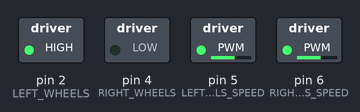
The sketch below on a simulated Arduino Uno, built with avr-gcc and run on an emulated ATmega328P. Shown: switched loads named in the sketch (green lamp = pin HIGH).

Above: at 0.1 s.
At 2.1 s:
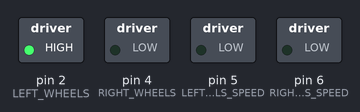
At 2.6 s:
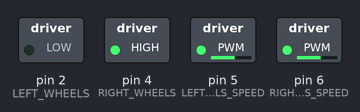
At 5.1 s:
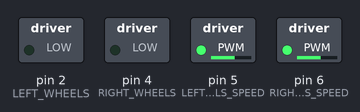
At 6.6 s:
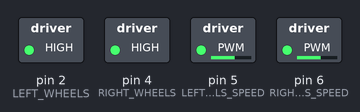
At 7.6 s:
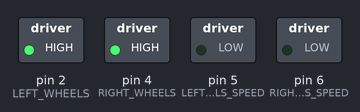
Timing chart, 0 to 9.1 s (numbered marks = the images above):
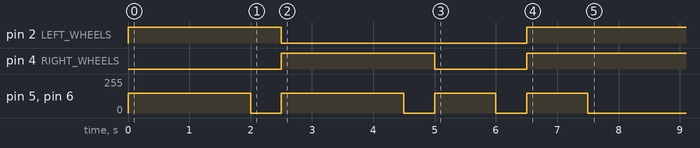

The sketch:

movement_function.ino
```cpp
// Complete Movement Functions: Forward, Backward, Left, Right, Stop (Arduino Uno)
int LEFT_WHEELS = 2;
int LEFT_WHEELS_SPEED = 5;
int RIGHT_WHEELS = 4;
int RIGHT_WHEELS_SPEED = 6;

// Move forward: Left = HIGH (forward), Right = LOW (forward)
void car_forward(int left_speed, int right_speed) {
    digitalWrite(LEFT_WHEELS, HIGH);
    analogWrite(LEFT_WHEELS_SPEED, left_speed);
    digitalWrite(RIGHT_WHEELS, LOW);
    analogWrite(RIGHT_WHEELS_SPEED, right_speed);
}

// Move backward: Left = LOW (backward), Right = HIGH (backward)
void car_backward(int left_speed, int right_speed) {
    digitalWrite(LEFT_WHEELS, LOW);
    analogWrite(LEFT_WHEELS_SPEED, left_speed);
    digitalWrite(RIGHT_WHEELS, HIGH);
    analogWrite(RIGHT_WHEELS_SPEED, right_speed);
}

// Rotate left in place: Left = LOW (backward), Right = LOW (forward)
void car_left(int speed) {
    digitalWrite(LEFT_WHEELS, LOW);
    analogWrite(LEFT_WHEELS_SPEED, speed);
    digitalWrite(RIGHT_WHEELS, LOW);
    analogWrite(RIGHT_WHEELS_SPEED, speed);
}

// Rotate right in place: Left = HIGH (forward), Right = HIGH (backward)
void car_right(int speed) {
    digitalWrite(LEFT_WHEELS, HIGH);
    analogWrite(LEFT_WHEELS_SPEED, speed);
    digitalWrite(RIGHT_WHEELS, HIGH);
    analogWrite(RIGHT_WHEELS_SPEED, speed);
}

// Stop all wheels
void car_stop() {
    analogWrite(LEFT_WHEELS_SPEED, 0);
    analogWrite(RIGHT_WHEELS_SPEED, 0);
}

void setup() {
    pinMode(LEFT_WHEELS, OUTPUT);
    pinMode(LEFT_WHEELS_SPEED, OUTPUT);
    pinMode(RIGHT_WHEELS, OUTPUT);
    pinMode(RIGHT_WHEELS_SPEED, OUTPUT);

    // Demo sequence: Forward -> Backward -> Left -> Right -> Stop
    car_forward(150, 150);
    delay(2000);
    car_stop();
    delay(500);

    car_backward(150, 150);
    delay(2000);
    car_stop();
    delay(500);

    car_left(150);
    delay(1000);
    car_stop();
    delay(500);

    car_right(150);
    delay(1000);
    car_stop();
}

void loop() {
}
```
